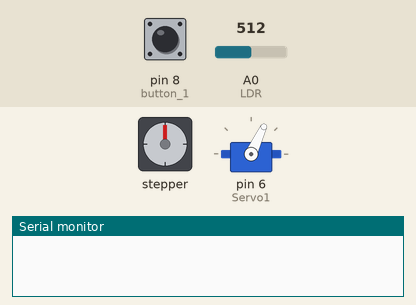
Recording of a sketch running on a simulated Arduino Uno, built with avr-gcc and run on an emulated ATmega328P. On the bench: stepper motor, servo, the last lines printed to the serial monitor. Wiring (inferred from the names in the program): stepper motor (20 steps per turn assumed): coils pin 2, pin 3, pin 4, pin 5. Inputs (shaded band) come from the test bench; at power-on: pin 8 (button_1) LOW, A0 (LDR) = 512.

Above: at 1.2 s.
1.3 s: pin 8 (button_1) pulled HIGH for 0.15 s
At 2.6 s:
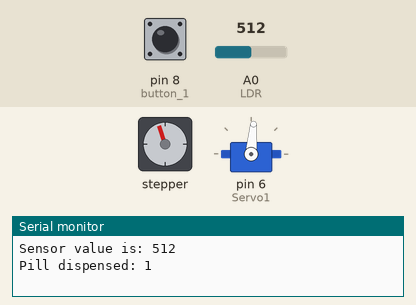
4.4 s: pin 8 (button_1) pulled HIGH for 1 s
At 5.0 s:
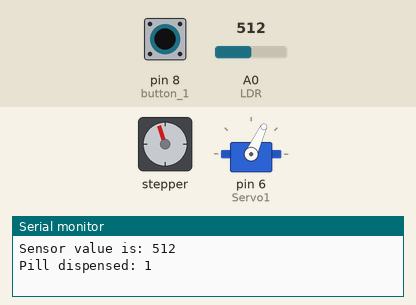
8.1 s: pin 8 (button_1) driven HIGH
At 10.29 s:
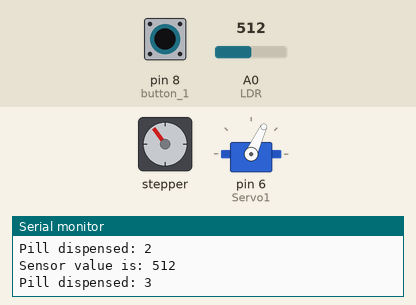
11.1 s: pin 8 (button_1) driven LOW
At 12.54 s:
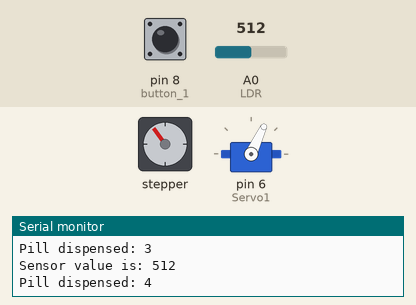
Timing chart, 0 to 14.2 s (numbered marks = the images above; inputs shaded):
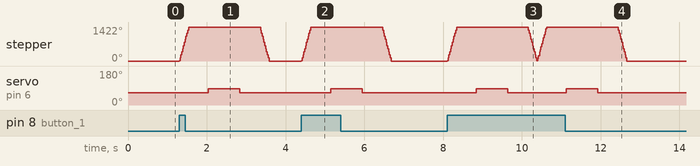

The sketch:

prototype_test.ino
```cpp
#include <Servo.h> //Inserire la libreria Servo
#define LDR A0

Servo Servo1;          //Servo is named Servo1

int button_1 = 8;      //trigger button on pin 8
int val1 = 0;          //value of the button

int motorPin1 = 2;     //IN1 on pin 2
int motorPin2 = 3;     //IN2 on pin 3
int motorPin3 = 4;     //IN3 on pin 4
int motorPin4 = 5;     //IN4 on pin 5
int motor_Speed = 3;   //stepper timing for stability
int steps = 20;        //number of steps

int cal_value = 900;   //threshold value of the laser which is still not picking the pills passing
int light = 0;         //sensor value
int counter = 0;       //counter

void setup() {
  pinMode(button_1, INPUT);
  pinMode(LDR, INPUT);
  pinMode(motorPin1, OUTPUT);
  pinMode(motorPin2, OUTPUT);
  pinMode(motorPin3, OUTPUT);
  pinMode(motorPin4, OUTPUT);
  Servo1.attach (6);          //servo connected to pin 6
  Servo1.write(65);           // IMPORTANT: starting position of the servo
  Serial.begin(9600);
}

void loop() {

  val1 = digitalRead(button_1);  //trigger button pressed

  if(val1 == HIGH){
    stepper_right();
    delay(500);
    servo_right();

    light = analogRead(LDR);

    if(light < cal_value){
      counter = counter + 1;
      Serial.print("Sensor value is: ");
      Serial.println(light);
      Serial.print("Pill dispensed: ");
      Serial.println(counter);
    }

    delay(800);
    servo_left();
    delay(500);
    stepper_left();
  }

}

void stepper_left(){
  for(int i=0; i<steps; i++){
    digitalWrite(motorPin4, HIGH);
    digitalWrite(motorPin3, LOW);
    digitalWrite(motorPin2, LOW);
    digitalWrite(motorPin1, LOW);
    delay(motor_Speed);
    digitalWrite(motorPin4, LOW);
    digitalWrite(motorPin3, HIGH);
    digitalWrite(motorPin2, LOW);
    digitalWrite(motorPin1, LOW);
    delay(motor_Speed);
    digitalWrite(motorPin4, LOW);
    digitalWrite(motorPin3, LOW);
    digitalWrite(motorPin2, HIGH);
    digitalWrite(motorPin1, LOW);
    delay(motor_Speed);
    digitalWrite(motorPin4, LOW);
    digitalWrite(motorPin3, LOW);
    digitalWrite(motorPin2, LOW);
    digitalWrite(motorPin1, HIGH);
    delay(motor_Speed);
  }
}

void stepper_right(){
  for(int j=0; j<steps; j++){
    digitalWrite(motorPin1, HIGH);
    digitalWrite(motorPin2, LOW);
    digitalWrite(motorPin3, LOW);
    digitalWrite(motorPin4, LOW);
    delay(motor_Speed);
    digitalWrite(motorPin1, LOW);
    digitalWrite(motorPin2, HIGH);
    digitalWrite(motorPin3, LOW);
    digitalWrite(motorPin4, LOW);
    delay(motor_Speed);
    digitalWrite(motorPin1, LOW);
    digitalWrite(motorPin2, LOW);
    digitalWrite(motorPin3, HIGH);
    digitalWrite(motorPin4, LOW);
    delay(motor_Speed);
    digitalWrite(motorPin1, LOW);
    digitalWrite(motorPin2, LOW);
    digitalWrite(motorPin3, LOW);
    digitalWrite(motorPin4, HIGH);
    delay(motor_Speed);
  }
}

void servo_right(){
  Servo1.write (85);
}

void servo_left(){
  Servo1.write (65);
}
```

Measured:
- after the input at 1.3 s, stepper: turns 1422° clockwise in 0.24 s, then 1422° counter-clockwise in 0.24 s; servo on pin 6 (Servo1): 65° → 85° after 0.74 s, → 65° 0.80 s later
- after the input at 4.4 s, stepper: turns 1422° clockwise in 0.24 s, then 1422° counter-clockwise in 0.24 s; servo on pin 6 (Servo1): 65° → 85° after 0.74 s, → 65° 0.80 s later
- after the input at 8.1 s, stepper: turns 1422° clockwise in 0.24 s, then 1404° counter-clockwise in 0.23 s, then 1404° clockwise in 0.23 s; servo on pin 6 (Servo1): 65° → 85° after 0.74 s, → 65° 0.80 s later
- after the input at 11.1 s, servo on pin 6 (Servo1): goes on until 11.9 s, then stays 65°
